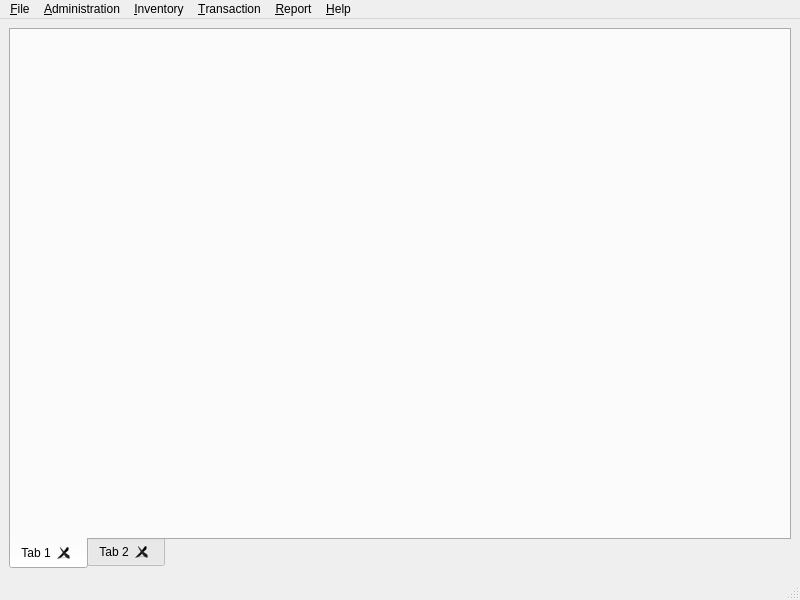
<?xml version="1.0" encoding="UTF-8"?>
<ui version="4.0">
 <class>MainWindow</class>
 <widget class="QMainWindow" name="MainWindow">
  <property name="geometry">
   <rect>
    <x>0</x>
    <y>0</y>
    <width>800</width>
    <height>600</height>
   </rect>
  </property>
  <property name="windowTitle">
   <string>Sultan</string>
  </property>
  <widget class="QWidget" name="centralwidget">
   <layout class="QVBoxLayout" name="verticalLayout">
    <item>
     <widget class="LibGUI::TabWidget" name="tabWidget">
      <property name="tabPosition">
       <enum>QTabWidget::South</enum>
      </property>
      <property name="tabsClosable">
       <bool>true</bool>
      </property>
      <property name="movable">
       <bool>true</bool>
      </property>
      <property name="tabBarAutoHide">
       <bool>true</bool>
      </property>
      <widget class="QWidget" name="tab">
       <attribute name="title">
        <string>Tab 1</string>
       </attribute>
      </widget>
      <widget class="QWidget" name="tab_2">
       <attribute name="title">
        <string>Tab 2</string>
       </attribute>
      </widget>
     </widget>
    </item>
   </layout>
  </widget>
  <widget class="QMenuBar" name="menubar">
   <property name="geometry">
    <rect>
     <x>0</x>
     <y>0</y>
     <width>800</width>
     <height>19</height>
    </rect>
   </property>
   <widget class="QMenu" name="menuFile">
    <property name="title">
     <string>&amp;File</string>
    </property>
    <addaction name="actionSetting"/>
    <addaction name="actionDate_Setting"/>
    <addaction name="separator"/>
    <addaction name="actionImport_Export_Database"/>
    <addaction name="action_Reset_Database"/>
    <addaction name="separator"/>
    <addaction name="actionLogout"/>
   </widget>
   <widget class="QMenu" name="menuAdministration">
    <property name="title">
     <string>&amp;Administration</string>
    </property>
    <addaction name="action_User"/>
    <addaction name="action_Machines"/>
    <addaction name="separator"/>
    <addaction name="action_Change_Password"/>
   </widget>
   <widget class="QMenu" name="menuInventory">
    <property name="title">
     <string>&amp;Inventory</string>
    </property>
    <addaction name="action_Category"/>
    <addaction name="action_Suplier"/>
    <addaction name="action_Items"/>
    <addaction name="separator"/>
    <addaction name="action_Customer_List"/>
    <addaction name="actionReward_Setting"/>
    <addaction name="separator"/>
    <addaction name="action_Banks"/>
    <addaction name="actionUnits"/>
   </widget>
   <widget class="QMenu" name="menuTransaction">
    <property name="title">
     <string>&amp;Transaction</string>
    </property>
    <addaction name="action_Cashier"/>
    <addaction name="actionSold_Return"/>
    <addaction name="separator"/>
    <addaction name="actionPurchase"/>
    <addaction name="actionPurchaseReturn"/>
    <addaction name="separator"/>
    <addaction name="actionInitial_Stock"/>
    <addaction name="action_Check_Stock"/>
   </widget>
   <widget class="QMenu" name="menu_Help">
    <property name="title">
     <string>&amp;Help</string>
    </property>
    <addaction name="actionCheck_Update"/>
    <addaction name="separator"/>
    <addaction name="action_About"/>
    <addaction name="actionAbout_Qt"/>
   </widget>
   <widget class="QMenu" name="menuReport">
    <property name="title">
     <string>&amp;Report</string>
    </property>
    <addaction name="actionSales"/>
    <addaction name="actionItems"/>
    <addaction name="separator"/>
    <addaction name="action_Transaction"/>
    <addaction name="action_MOney"/>
   </widget>
   <addaction name="menuFile"/>
   <addaction name="menuAdministration"/>
   <addaction name="menuInventory"/>
   <addaction name="menuTransaction"/>
   <addaction name="menuReport"/>
   <addaction name="menu_Help"/>
  </widget>
  <widget class="QStatusBar" name="statusbar"/>
  <action name="actionSetting">
   <property name="text">
    <string>&amp;Setting</string>
   </property>
  </action>
  <action name="actionLogout">
   <property name="text">
    <string>&amp;Logout</string>
   </property>
  </action>
  <action name="action_User">
   <property name="text">
    <string>&amp;User</string>
   </property>
  </action>
  <action name="action_Suplier">
   <property name="text">
    <string>&amp;Suplier</string>
   </property>
  </action>
  <action name="action_Items">
   <property name="text">
    <string>&amp;Items</string>
   </property>
  </action>
  <action name="action_Cashier">
   <property name="text">
    <string>&amp;Cashier</string>
   </property>
  </action>
  <action name="action_About">
   <property name="text">
    <string>&amp;About</string>
   </property>
  </action>
  <action name="actionAbout_Qt">
   <property name="text">
    <string>About &amp;Qt</string>
   </property>
  </action>
  <action name="action_Category">
   <property name="text">
    <string>&amp;Category</string>
   </property>
  </action>
  <action name="actionSales">
   <property name="text">
    <string>&amp;Sales</string>
   </property>
  </action>
  <action name="actionItems">
   <property name="text">
    <string>&amp;Items</string>
   </property>
  </action>
  <action name="action_Change_Password">
   <property name="text">
    <string>&amp;Change Password</string>
   </property>
  </action>
  <action name="actionC_ustomer">
   <property name="text">
    <string>C&amp;ustomer</string>
   </property>
  </action>
  <action name="action_Machines">
   <property name="text">
    <string>&amp;Machines</string>
   </property>
  </action>
  <action name="action_Reward">
   <property name="text">
    <string>&amp;Reward</string>
   </property>
  </action>
  <action name="action_Customer_List">
   <property name="text">
    <string>&amp;Customer List</string>
   </property>
  </action>
  <action name="actionReward_Setting">
   <property name="text">
    <string>&amp;Reward Setting</string>
   </property>
  </action>
  <action name="action_Banks">
   <property name="text">
    <string>&amp;Banks</string>
   </property>
  </action>
  <action name="action_Transaction">
   <property name="text">
    <string>&amp;Transaction</string>
   </property>
  </action>
  <action name="action_MOney">
   <property name="text">
    <string>&amp;Money</string>
   </property>
  </action>
  <action name="actionCheck_Update">
   <property name="text">
    <string>&amp;Check Update</string>
   </property>
  </action>
  <action name="actionPurchase">
   <property name="text">
    <string>&amp;Purchase</string>
   </property>
  </action>
  <action name="actionPurchaseReturn">
   <property name="text">
    <string>Purchase &amp;Return</string>
   </property>
  </action>
  <action name="actionImport_Export_Database">
   <property name="text">
    <string>&amp;Import / Export Database</string>
   </property>
  </action>
  <action name="action_Check_Stock">
   <property name="text">
    <string>Check &amp;Stock</string>
   </property>
  </action>
  <action name="actionInitial_Stock">
   <property name="text">
    <string>&amp;Initial Stock</string>
   </property>
  </action>
  <action name="actionUnits">
   <property name="text">
    <string>&amp;Units</string>
   </property>
  </action>
  <action name="actionDate_Setting">
   <property name="text">
    <string>&amp;Date Setting</string>
   </property>
  </action>
  <action name="action_Reset_Database">
   <property name="text">
    <string>&amp;Reset Database</string>
   </property>
  </action>
  <action name="action_Stock_Card">
   <property name="text">
    <string>Stock &amp;Card</string>
   </property>
  </action>
  <action name="actionSold_Return">
   <property name="text">
    <string>&amp;Sold Return</string>
   </property>
  </action>
 </widget>
 <customwidgets>
  <customwidget>
   <class>LibGUI::TabWidget</class>
   <extends>QTabWidget</extends>
   <header>tabwidget.h</header>
   <container>1</container>
  </customwidget>
 </customwidgets>
 <resources/>
 <connections/>
</ui>
